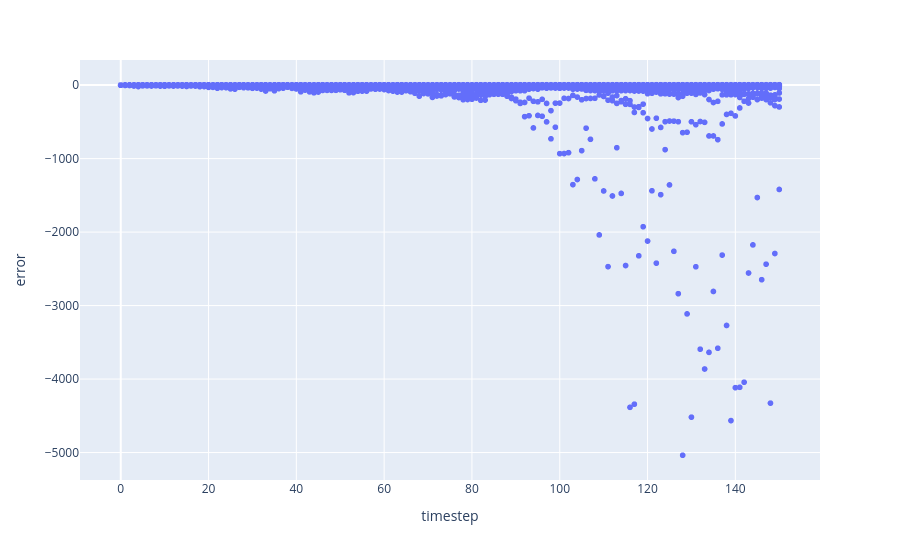

This figure's notebook cell:
### Code cell
px.scatter(df, 
           x='timestep',
           y='error')

### Figure 1 — Plotly figure (JSON) as saved in the notebook; plotly's stock layout.template omitted (floating-point values rounded to 4 significant figures; data arrays with more than 128 entries replaced by an {"elided": "..."} marker saying what was removed)
{"data": [{"hovertemplate": "timestep=%{x}<br>error=%{y}<extra></extra>", "legendgroup": "", "marker": {"color": "#636efa", "symbol": "circle"}, "mode": "markers", "name": "", "showlegend": false, "type": "scattergl", "x": {"elided": "20385 int values"}, "xaxis": "x", "y": {"elided": "20385 float values"}, "yaxis": "y"}], "layout": {"autosize": true, "legend": {"tracegroupgap": 0}, "margin": {"t": 60}, "xaxis": {"anchor": "y", "autorange": true, "domain": [0, 1], "range": [-9.409, 159.4], "title": {"text": "timestep"}, "type": "linear"}, "yaxis": {"anchor": "x", "autorange": true, "domain": [0, 1], "range": [-5394.0, 362.5], "title": {"text": "error"}, "type": "linear"}}}
